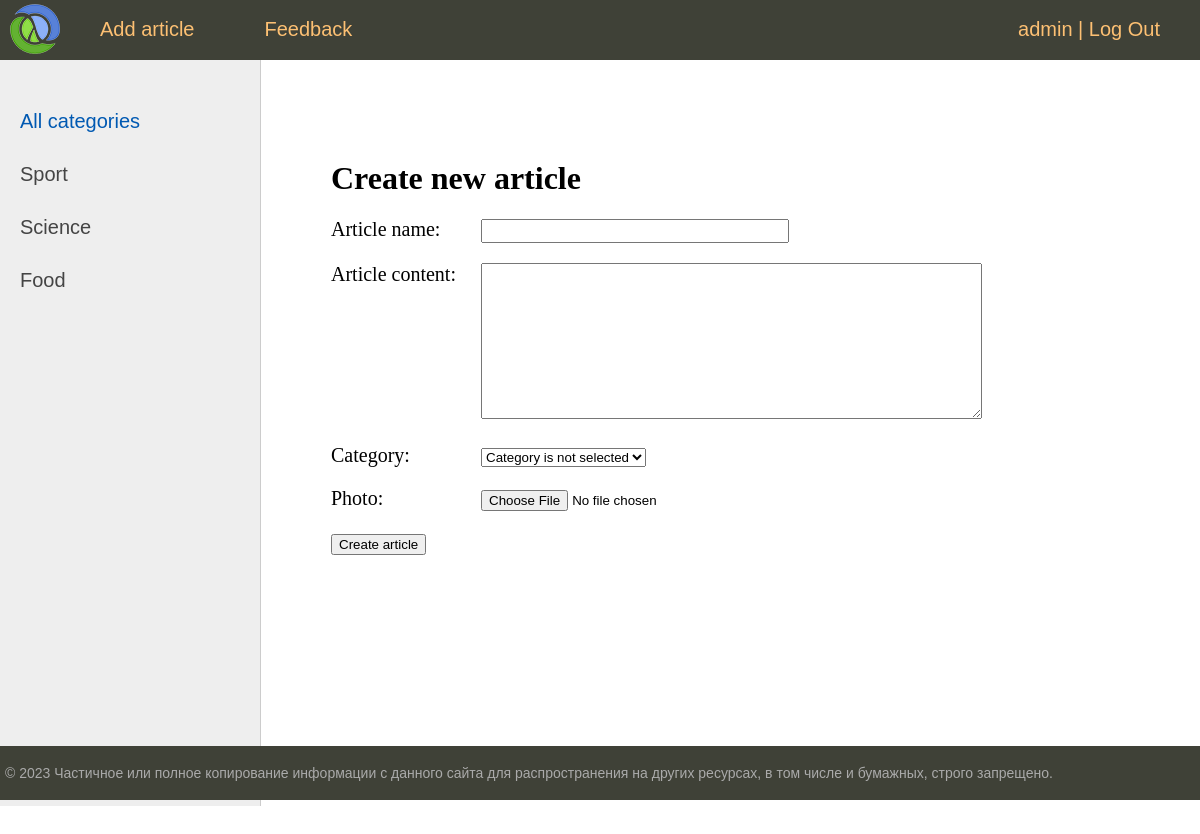
The page /create/ (signed in) on the database its author committed.
### articles/models.py (models this page shows)
class Category(models.Model):
    category_name = models.CharField('category name', max_length=50)
    slug = models.SlugField(max_length=255, unique=True, db_index=True)
    def __str__(self):
        return self.category_name
    def get_absolute_url(self):
        return reverse('category', kwargs={'category_slug': self.slug})
    class Meta:
        verbose_name = 'Category'
        verbose_name_plural = 'Categories'

### articles/views.py (the view, shortened to what this page needs)
# urls.py: path('create/', views.CreateArticle.as_view(), name="create"),
class CreateArticle(LoginRequiredMixin, DataMixin, CreateView):
    form_class = AddArticleForm
    template_name = 'articles/pages/create.html'
    login_url = reverse_lazy('home')
    raise_exception = True
    def get_context_data(self,*,object_list=None, **kwargs):
        context = super().get_context_data(**kwargs)
        c_def = self.get_user_context()
        return dict(list(context.items()) + list(c_def.items()))

### articles/forms.py
class AddArticleForm(forms.ModelForm):
    def __init__(self, *args, **kwargs):
        super().__init__(*args, **kwargs)
        self.fields['category'].empty_label = 'Category is not selected'
    class Meta:
        model = Article
        fields = ['article_title', 'article_content', 'category', 'photo']
        widgets = {
            'article_title': forms.TextInput(attrs={'class': 'form-input'}),
            'article_content': forms.Textarea(attrs={'cols': 60, 'rows': 10}),
        }

### articles/utils.py (called while the page is built)
    def get_user_context(self, **kwargs):
        context = kwargs
        categories = cache.get('categories')
        if not categories:
            categories = Category.objects.annotate(Count('article'))
            cache.set('categories', categories, 60)
        user_menu = menu.copy()
        if not self.request.user.is_authenticated:
            user_menu.pop(0)
        context['menu'] = user_menu
        context['categories'] = categories
        if 'category_selected' not in context:
            context['category_selected'] = 0
        return context

### articles/templates/articles/pages/create.html (shortened to what this page needs)
{% extends 'articles/pages/base.html' %}
{% block content %}
   <h1>Create new article</h1>
   <form action="{% url 'create' %}" method="post" enctype="multipart/form-data">
      {% for f in form %}
         <p><label class="form-label" for="{{ f.id_for_label }}">{{ f.label }}: </label>{{ f }}</p>
      {% endfor %}
      <button type="submit">Create article</button>
   </form>
{% endblock %}

### articles/templates/articles/pages/base.html (shortened to what this page needs)
{% load static %}
{% load articles_tags %}
<!DOCTYPE html>
<html lang="en">
    <head>
        <link type="text/css" href="{% static 'articles/css/styles.css' %}" rel="stylesheet" />
    </head>
    <body>
        <table class="table-page" border=0 cellpadding="0" cellspacing="0">
            <tr>
                <td valign=top>
                    {% block mainmenu %}
                        <div class="header">
                            <ul id="mainmenu" class="mainmenu">
                                <li class="logo">
                                    <a href="{% url 'home' %}">
                                        <img src="{% static 'articles/images/main.ico' %}" alt="Logo">
                                    </a>
                                </li>
                                <li>
                                    {% for m in menu %}
                                        <li><a href="{% url m.url_name %}">{{m.title}}</a></li>
                                    {% endfor %}
                                </li>
                                {% if request.user.is_authenticated %}
                                    <li class="last">{{ user.username }} | <a href="{% url 'logout' %}">Log Out</a></li>
                                {% else %}
                                    <li class="last"><a href="{% url 'register' %}">Registration</a> | <a href="{% url 'login' %}">Log In</a></li>
                                {% endif %}
                            </ul>
                        </div>
                    {% endblock mainmenu %}
                    <table class="table-content" border=0 cellpadding="0" cellspacing="0">
                        <tr>
                            <td valign="top" class="left-chapters">
                                <ul id="leftchapters">
                                    {% if category_selected == 0 %}
                                        <li class="selected">All categories</li>
                                    {% else %}
                                        <li><a href="{% url 'home' %}">All categories</a></li>
                                    {% endif %}
                                    {% for category in categories %}
                                        {% if category.article__count > 0 %}
                                            {% if category.pk == category_selected %}
                                                <li class="selected">{{category.category_name}}</li>
                                            {% else %}
                                                <li><a href="{{ category.get_absolute_url }}">{{ category.category_name }}</a></li>
                                            {% endif %}
                                        {% endif %}
                                    {% endfor %}
                                </ul>
                            </td>
                             <td valign="top" class="content">
                                <div class="content-text">
                                    {% block content %}
                                    {% endblock %}
                                </div>
                            </td>
                        </tr>
                    </table>
                </td>
            </tr>
            <tr>
                <td valign=top>
                    <div id="footer">
                        <p>&copy; 2023 Частичное или полное копирование информации с данного сайта для распространения на других ресурсах, в том числе и бумажных, строго запрещено.</p>
                    </div>
                </td>
            </tr>
        </table>
    </body>
</html>

### articles/static/articles/css/styles.css (style rules this page uses)
html, body { font-family: 'Arial'; margin: 0; padding: 0; height: 100%; width: 100%; color: #444; }
a { color: #0059b2; text-decoration: none; }
img { max-width: 600px; height: auto; }
.table-page { width: 100%; height: 100%; vertical-align: top; }
.table-page tr { height: 100%; }
.header { background: #3F4137; height: 60px; }
.logo { position: absolute; top: 4px; left: 10px; }
ul.mainmenu { list-style: none; margin: 0; padding: 0; height: 60px; color: #fdc073; font-size: 20px; overflow: hidden; }
ul.mainmenu li { float: left; margin: 18px 40px 0 30px; }
ul.mainmenu li.logo { margin: 0; }
ul.mainmenu li.last { float: right; }
ul.mainmenu li a { color: #fdc073; text-decoration: none; }
.table-content { width: 100%; min-height: 100%; height: 100%; }
.left-chapters { margin: 0; background: #eee; border-right: 1px solid #ccc; min-height: 100%; }
.left-chapters ul { width: 230px; min-height: 100%; margin: 0; padding: 20px 10px 10px 20px; list-style: none; font-size: 20px; }
.left-chapters ul li { margin: 30px 0 0 0; color: #999; }
.left-chapters ul li.selected { color: #0059b2; }
.left-chapters ul li a { color: #444; text-decoration: none; }
.content { padding: 40px 20px 20px 40px; width: 100%; box-sizing: border-box; }
.content-text { margin: 60px 0 0 30px; color: #000; font-size: 20px; font-family: Yandex Sans Display Light; }
.content-text h1 { font-size: 32px; }
#footer { box-sizing: border-box; background: #3F4137; padding: 5px; color: #aaa; font-size: 14px; font-family: Verdana, Geneva, Arial, Helvetica; text-align: left; overflow: hidden; }
.form-input { width: 300px; font-size: 16px; }
.form-label { display: inline-block; min-width: 150px; vertical-align: top; }

### articles/templates/articles/pages/base.html (style rules this page uses)
.logo { position: absolute; top: 4px; left: 10px; }

### rows shown on the page
Category: category_name "Sport"
Category: category_name "Science"
Category: category_name "Food"

### other values the page prints
{{ m.title }} "Add article" "Feedback"
{{ user.username }} "admin"
{{ f.label }} "Article name" "Article content" "Category" "Photo"
